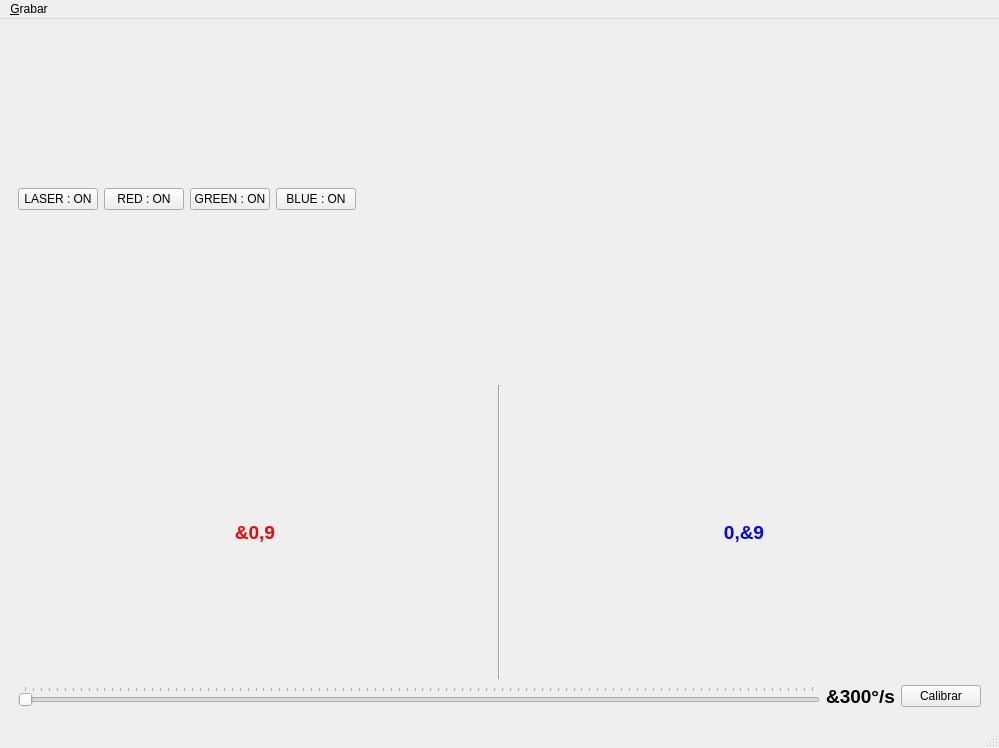
<?xml version="1.0" encoding="UTF-8"?>
<ui version="4.0">
 <class>SimHit</class>
 <widget class="QMainWindow" name="SimHit">
  <property name="geometry">
   <rect>
    <x>0</x>
    <y>0</y>
    <width>999</width>
    <height>748</height>
   </rect>
  </property>
  <property name="windowTitle">
   <string>SimHit</string>
  </property>
  <widget class="QWidget" name="centralwidget">
   <layout class="QVBoxLayout" name="verticalLayout">
    <item>
     <widget class="QFrame" name="frame_btn_tools">
      <layout class="QHBoxLayout" name="horizontalLayout_3">
       <item>
        <widget class="QPushButton" name="btn_laser">
         <property name="text">
          <string>LASER : ON</string>
         </property>
        </widget>
       </item>
       <item>
        <widget class="QPushButton" name="btn_led_red">
         <property name="text">
          <string>RED : ON</string>
         </property>
        </widget>
       </item>
       <item>
        <widget class="QPushButton" name="btn_led_green">
         <property name="text">
          <string>GREEN : ON</string>
         </property>
        </widget>
       </item>
       <item>
        <widget class="QPushButton" name="btn_led_blue">
         <property name="text">
          <string>BLUE : ON</string>
         </property>
        </widget>
       </item>
       <item>
        <spacer name="horizontalSpacer">
         <property name="orientation">
          <enum>Qt::Orientation::Horizontal</enum>
         </property>
         <property name="sizeHint" stdset="0">
          <size>
           <width>40</width>
           <height>20</height>
          </size>
         </property>
        </spacer>
       </item>
      </layout>
     </widget>
    </item>
    <item>
     <layout class="QHBoxLayout" name="horizontalLayout">
      <item>
       <layout class="QVBoxLayout" name="layout_grahph_time"/>
      </item>
      <item>
       <layout class="QHBoxLayout" name="layout_eye"/>
      </item>
     </layout>
    </item>
    <item>
     <widget class="QFrame" name="frame_results">
      <layout class="QHBoxLayout" name="horizontalLayout_2">
       <item>
        <layout class="QVBoxLayout" name="layout_rl"/>
       </item>
       <item>
        <layout class="QVBoxLayout" name="layout_results">
         <item>
          <layout class="QHBoxLayout" name="layout_gain">
           <item>
            <widget class="QLabel" name="lbl_gain_ll">
             <property name="font">
              <font>
               <pointsize>14</pointsize>
               <bold>true</bold>
              </font>
             </property>
             <property name="styleSheet">
              <string notr="true">color: rgb(255, 0, 0);</string>
             </property>
             <property name="text">
              <string>&amp;0,9</string>
             </property>
             <property name="alignment">
              <set>Qt::AlignmentFlag::AlignCenter</set>
             </property>
            </widget>
           </item>
           <item>
            <widget class="Line" name="line">
             <property name="orientation">
              <enum>Qt::Orientation::Vertical</enum>
             </property>
            </widget>
           </item>
           <item>
            <widget class="QLabel" name="lbl_gain_rl">
             <property name="font">
              <font>
               <pointsize>14</pointsize>
               <bold>true</bold>
              </font>
             </property>
             <property name="styleSheet">
              <string notr="true">color: rgb(0, 0, 255);</string>
             </property>
             <property name="text">
              <string>0,&amp;9</string>
             </property>
             <property name="alignment">
              <set>Qt::AlignmentFlag::AlignCenter</set>
             </property>
            </widget>
           </item>
          </layout>
         </item>
         <item>
          <layout class="QHBoxLayout" name="layout_count">
           <item>
            <widget class="QSlider" name="horizontalSlider">
             <property name="orientation">
              <enum>Qt::Orientation::Horizontal</enum>
             </property>
             <property name="invertedAppearance">
              <bool>false</bool>
             </property>
             <property name="invertedControls">
              <bool>false</bool>
             </property>
             <property name="tickPosition">
              <enum>QSlider::TickPosition::TicksAbove</enum>
             </property>
            </widget>
           </item>
           <item>
            <widget class="QLabel" name="lbl_last_impulse">
             <property name="font">
              <font>
               <pointsize>14</pointsize>
               <bold>true</bold>
              </font>
             </property>
             <property name="text">
              <string>&amp;300°/s</string>
             </property>
             <property name="alignment">
              <set>Qt::AlignmentFlag::AlignCenter</set>
             </property>
            </widget>
           </item>
           <item>
            <widget class="QPushButton" name="btn_calibrate">
             <property name="text">
              <string>Calibrar</string>
             </property>
            </widget>
           </item>
          </layout>
         </item>
         <item>
          <layout class="QVBoxLayout" name="layout_velocity"/>
         </item>
        </layout>
       </item>
       <item>
        <layout class="QVBoxLayout" name="layout_ll"/>
       </item>
      </layout>
     </widget>
    </item>
   </layout>
  </widget>
  <widget class="QMenuBar" name="menubar">
   <property name="geometry">
    <rect>
     <x>0</x>
     <y>0</y>
     <width>999</width>
     <height>30</height>
    </rect>
   </property>
   <widget class="QMenu" name="menuGrabar">
    <property name="title">
     <string>&amp;Grabar</string>
    </property>
    <addaction name="actionSalir"/>
   </widget>
   <addaction name="menuGrabar"/>
  </widget>
  <widget class="QStatusBar" name="statusbar"/>
  <action name="actionSalir">
   <property name="text">
    <string>&amp;Salir</string>
   </property>
  </action>
 </widget>
 <resources/>
 <connections/>
</ui>
